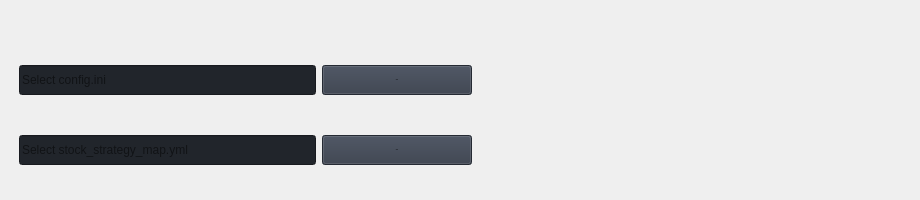
                        <widget class="QWidget" name="settings">
                            <widget class="QWidget" name="layoutWidget">
                                <property name="geometry">
                                    <rect>
                                        <x>10</x>
                                        <y>40</y>
                                        <width>471</width>
                                        <height>151</height>
                                    </rect>
                                </property>
                                <layout class="QVBoxLayout" name="verticalLayout_26">
                                    <item>
                                        <layout class="QHBoxLayout" name="horizontalLayout_14" stretch="3,1">
                                            <property name="leftMargin">
                                                <number>9</number>
                                            </property>
                                            <property name="topMargin">
                                                <number>9</number>
                                            </property>
                                            <property name="rightMargin">
                           <number>9</number>
                          </property>
                          <property name="bottomMargin">
                           <number>9</number>
                          </property>
                          <item>
                           <widget class="QLineEdit" name="settingsConfigLabel">
                            <property name="minimumSize">
                             <size>
                              <width>0</width>
                              <height>30</height>
                             </size>
                            </property>
                            <property name="styleSheet">
                             <string notr="true">background-color: rgb(33, 37, 43);</string>
                            </property>
                            <property name="text">
                             <string/>
                            </property>
                            <property name="readOnly">
                             <bool>true</bool>
                            </property>
                            <property name="placeholderText">
                             <string>Select config.ini</string>
                            </property>
                           </widget>
                          </item>
                          <item>
                           <widget class="QPushButton" name="settingsConfigButton">
                            <property name="minimumSize">
                             <size>
                              <width>150</width>
                              <height>30</height>
                             </size>
                            </property>
                            <property name="font">
                             <font>
                              <family>Segoe UI</family>
                                 <pointsize>-1</pointsize>
                              <italic>false</italic>
                              <bold>false</bold>
                             </font>
                            </property>
                            <property name="cursor">
                             <cursorShape>PointingHandCursor</cursorShape>
                            </property>
                            <property name="styleSheet">
                             <string notr="true">background-color: rgb(52, 59, 72);</string>
                            </property>
                            <property name="text">
                             <string>Open</string>
                            </property>
                            <property name="icon">
                             <iconset resource="resources.qrc">
                              <normaloff>:/icons/images/icons/cil-folder-open.png</normaloff>:/icons/images/icons/cil-folder-open.png</iconset>
                            </property>
                           </widget>
                          </item>
                         </layout>
                        </item>
                        <item>
                         <layout class="QHBoxLayout" name="horizontalLayout_16" stretch="3,1">
                          <property name="leftMargin">
                           <number>9</number>
                          </property>
                          <property name="topMargin">
                           <number>9</number>
                          </property>
                          <property name="rightMargin">
                           <number>9</number>
                          </property>
                          <property name="bottomMargin">
                           <number>9</number>
                          </property>
                          <item>
                           <widget class="QLineEdit" name="settingsMapLabel">
                            <property name="minimumSize">
                             <size>
                              <width>0</width>
                              <height>30</height>
                             </size>
                            </property>
                            <property name="styleSheet">
                             <string notr="true">background-color: rgb(33, 37, 43);</string>
                            </property>
                            <property name="text">
                             <string/>
                            </property>
                            <property name="readOnly">
                             <bool>true</bool>
                            </property>
                            <property name="placeholderText">
                             <string>Select stock_strategy_map.yml</string>
                            </property>
                           </widget>
                          </item>
                          <item>
                              <widget class="QPushButton" name="settingsMapButton">
                                  <property name="minimumSize">
                                      <size>
                                          <width>150</width>
                                          <height>30</height>
                                      </size>
                                  </property>
                                  <property name="font">
                                      <font>
                                          <family>Segoe UI</family>
                                          <pointsize>-1</pointsize>
                                          <italic>false</italic>
                                          <bold>false</bold>
                                      </font>
                                  </property>
                                  <property name="cursor">
                                      <cursorShape>PointingHandCursor</cursorShape>
                                  </property>
                                  <property name="styleSheet">
                                      <string notr="true">background-color: rgb(52, 59, 72);</string>
                                  </property>
                                  <property name="text">
                                      <string>Open</string>
                                  </property>
                                  <property name="icon">
                                      <iconset resource="resources.qrc">
                                          <normaloff>:/icons/images/icons/cil-folder-open.png</normaloff>
                                          :/icons/images/icons/cil-folder-open.png
                                      </iconset>
                                  </property>
                              </widget>
                          </item>
                         </layout>
                        </item>
                                </layout>
                            </widget>
                            <widget class="QWidget" name="verticalLayoutWidget">
                                <property name="geometry">
                                    <rect>
                                        <x>580</x>
                                        <y>60</y>
                                        <width>331</width>
                                        <height>121</height>
                                    </rect>
                                </property>
                                <layout class="QVBoxLayout" name="verticalLayout_27"/>
                            </widget>
                        </widget>
